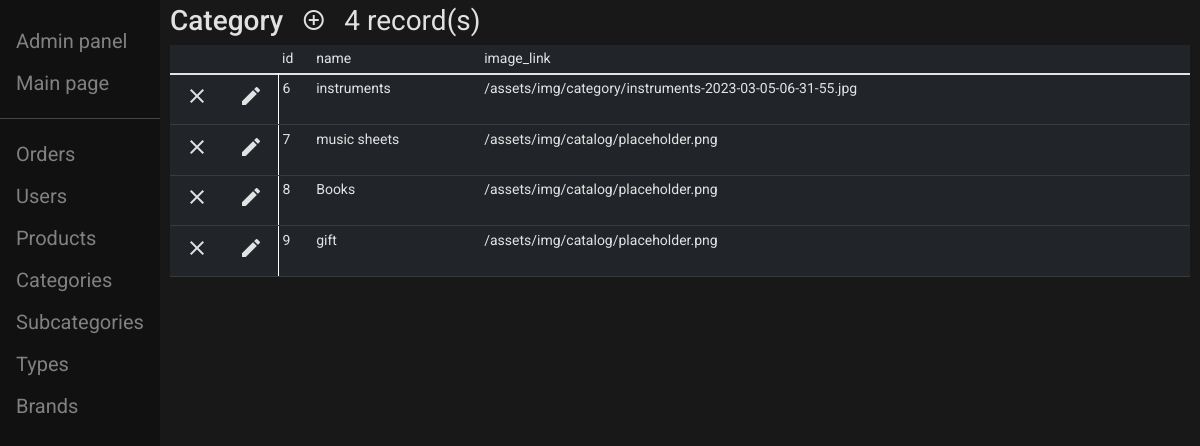
The app's page /app/admin/admin-category.php (signed in) with its own data.
### tables this page shows
CREATE TABLE `category` (
  `id` int(11) NOT NULL,
  `name` varchar(128) NOT NULL,
  `image_link` varchar(512) DEFAULT '/assets/img/catalog/placeholder.png'
);

### config/loadConfig.php (called while the page is built, shortened)
<?php
    require __DIR__."/links.php";
    require HEAD;
?>

### config/links.php (called while the page is built, shortened)
<?php
$linktoCSS = ROOTURL.'/assets/styles/style.css';
$gotoHome = ROOTURL.'/index.php';
$gotoAdmin = ROOTURL.'/app/admin/admin.php';
$gotoAdminOrders = ROOTURL.'/app/admin/admin-order.php';
$gotoAdminUser = ROOTURL.'/app/admin/admin-user.php';
$gotoAdminProduct = ROOTURL.'/app/admin/admin-product.php';
$gotoAdminCategory = ROOTURL.'/app/admin/admin-category.php';
$gotoAdminSubcategory = ROOTURL.'/app/admin/admin-subcategory.php';
$gotoAdminType = ROOTURL.'/app/admin/admin-type.php';
$gotoAdminBrand = ROOTURL.'/app/admin/admin-brand.php';
?>

### app/admin/_admin-category.php (the view, shortened to what this page needs)
<?php
    $conn = require DB_CONNECT;
    $tables = array(
        "category" => "",
    );
    foreach($tables as $table => $data) {
        $sql = "SELECT * FROM {$table} LIMIT 200";
        $result = mysqli_query($conn, $sql);
        $tables[$table] = mysqli_fetch_all($result, MYSQLI_ASSOC);
    }
?>
<div class="sidenav">
    <a href="<?=$gotoAdmin?>">Admin panel</a>
    <a href="<?=$gotoHome  ?>">Main page</a>
    <hr>
    <a href="<?=$gotoAdminOrders  ?>">Orders</a>
    <a href="<?=$gotoAdminUser ?>">Users</a>
    <a href="<?=$gotoAdminProduct?>">Products</a>
    <a href="<?=$gotoAdminCategory ?>">Categories</a>
    <a href="<?=$gotoAdminSubcategory ?>">Subcategories</a>
    <a href="<?=$gotoAdminType ?>">Types</a>
    <a href="<?=$gotoAdminBrand ?>">Brands</a>
</div>
<div class="main">
<?php foreach($tables as $table => $records): ?>
    <h2 style="display:inline-block;"><?= ucfirst(strtolower($table)) ?></h2>
            <a href="add-<?=$table?>.php" class="btn">
            <span class="material-icons">add_circle_outline</span>
            </a>
        <?php
            $sql = "SELECT COUNT(id) FROM {$table}";
            if (! $result = mysqli_query($conn, $sql))  die("Query error: ". $mysqli->error);
            if (! $count = mysqli_fetch_assoc($result)) die("Fetch error: ". $mysqli->error);
            echo $count["COUNT(id)"]." record(s)";
        ?>
    <div class="table-responsive">
    <table class="table table-sm table-dark table-hover">
    <thead>
        <tr>
            <th scope="col"></th>
            <th scope="col"></th>
        <?php
            $sql = "DESCRIBE {$table}";
            $result = mysqli_query($conn, $sql);
            $columns = mysqli_fetch_all($result, MYSQLI_ASSOC);
            foreach($columns as $column) {
                echo '<th scope="col">'.$column["Field"].'</th>';
            }
        ?>
        </tr>
    </thead>
    <tbody>
        <?php foreach($records as $record):  ?>
            <tr>
                <?php if (isset($record["is_admin"]) and $record["is_admin"]): ?>
                    <th scope="row" style="width: 1%; white-space: nowrap;">
                        <button class="btn" type="button" onclick="return alert('You cannot delete admin user through this admin panel.');">
                            <span class="material-icons">clear</span>
                        </button>
                    </th>
                <?php else:?>
                    <form
                    action="_delete-record.php"
                    method="post"
                    onsubmit="return confirm('Do you really want to delete the record with id <?= $record['id'].' from '.$table?> table?');">
                        <th scope="row" style="width: 1%; white-space: nowrap;">
                            <button class="btn">
                                <span class="material-icons">clear</span>
                            </button>
                        </th>
                    </form>
                <?php endif; ?>
                <th scope="row" style="width: 1%; white-space: nowrap; border-right: 1px solid white">
                <form
                    action="edit-<?=$table?>.php"
                    method="post" >
                    <button class="btn">
                        <span class="material-icons">edit</span>
                    </button>
                </form>
                </th>
                <th scope="row"><?= $record["id"] ?></th>
                <?php
                $is_id = True;
                foreach($record as $field) {
                if (! $is_id) {
                    echo "<td>{$field}</td>";
                }
                $is_id = False;
            }
            ?>
            </tr>
        <?php endforeach; ?>
    </tbody>
    </table>
        </div>
<?php endforeach; ?>
</div>

### common/head.php (shortened to what this page needs)
<!DOCTYPE html>
<html>
    <head>
        <link href="https://cdn.jsdelivr.net/npm/bootstrap@5.1.3/dist/css/bootstrap.min.css" rel="stylesheet">
        <link rel="stylesheet" href="<?php echo $linktoCSS ?>"/>
    </head>

### app/admin/admin-category.php (shortened to what this page needs)
<?php
    require "../../config/loadConfig.php";
?>
    <body>
        <?php
            echo '<div id="main">';
                require "_admin-category.php";
            echo '</div>';
        ?>
    </body>
</html>

### assets/styles/style.css (style rules this page uses)
*, *::before, *::after { box-sizing: border-box; font-family: "EkMukta", Roboto, Arial, Helvetica, sans-serif; font-weight: 400; font-style: normal; font-size: 14px; color: rgba(255, 255, 255, 0.87); }
.h1, .h2, .h3, .h4, .h5, .h6, h1, h2, h3, h4, h5, h6 { all: none; }
body { margin: 0; background-color: #181818; height: 100%; }
html { height: 100%; }
* { box-sizing: border-box; }
#main { margin-left: 71px; padding-top: 3.5rem; }
#main { height: 100%; }

### app/admin/_admin-category.php (style rules this page uses)
#main { margin:0; padding:0; }
body { font-family: "Lato", sans-serif; }
.sidenav { height: 100%; width: 160px; position: fixed; z-index: 1; top: 0; left: 0; background-color: #111; overflow-x: hidden; padding-top: 20px; }
.sidenav a { padding: 6px 8px 6px 16px; text-decoration: none; font-size: 20px; color: #818181; display: block; }
.main { margin-left: 160px; font-size: 28px; padding: 0px 10px; }

### records on screen
category: id "6", name "instruments", image_link "/assets/img/category/instruments-2023-03-05-06-31-55.jpg"
category: id "7", name "music sheets", image_link "/assets/img/catalog/placeholder.png"
category: id "8", name "Books", image_link "/assets/img/catalog/placeholder.png"
category: id "9", name "gift", image_link "/assets/img/catalog/placeholder.png"

### other values on screen
$table "Category"
$count["COUNT(id)"] "4"
$column["Field"] "id"
$column["Field"] "name"
$column["Field"] "image_link"
